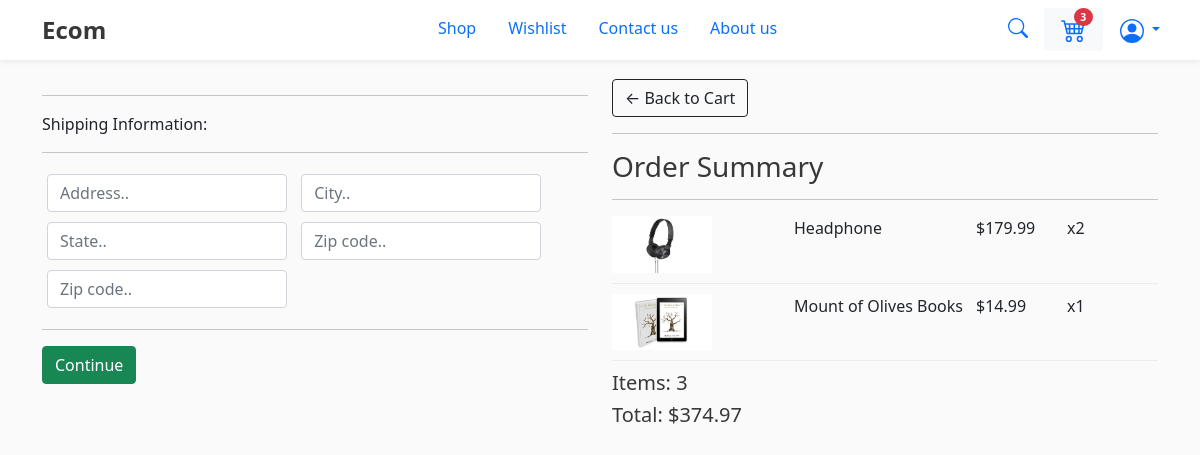
The app's page /checkout/ (signed in), older data.
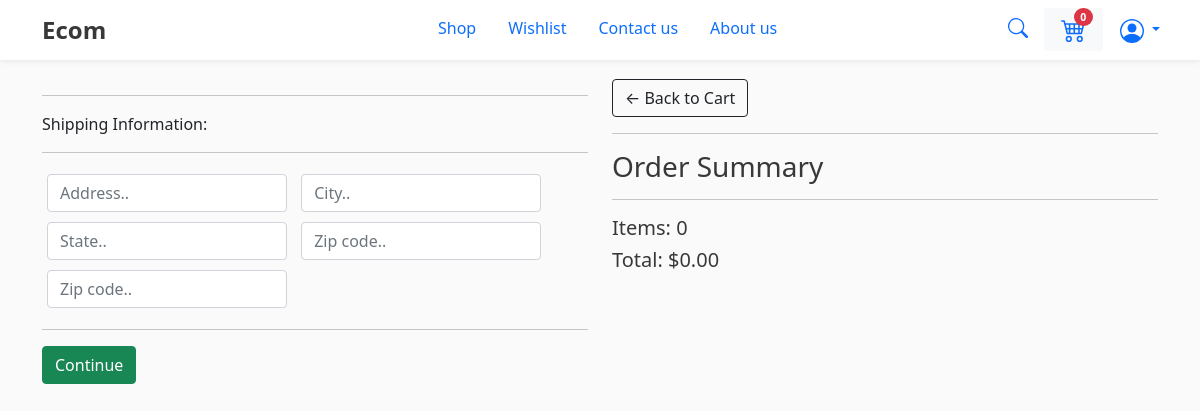
The same page, newer data.
### customers/models.py (models this page shows, shortened)
class OrderItem(models.Model):
     product =models.ForeignKey("shop.Product" , on_delete=models.SET_NULL, blank = True, null = True)
     order =models.ForeignKey(Order , on_delete=models.SET_NULL, blank = True, null = True)
     quantity = models.IntegerField(default =0, null = True, blank = True)
     date_added = models.DateTimeField(auto_now_add =True)
     @property
     def get_total(self):
            total = self.product.price * self.quantity
            return total

class Order(models.Model):
    customer =models.ForeignKey(Customer , on_delete=models.SET_NULL, blank = True, null = True)
    date_orderd = models.DateTimeField(auto_now_add =True)
    complete = models.BooleanField(default = False, null=True, blank = False )
    transaction_id = models.CharField(max_length= 200 , null =True)
    @property
    def shipping(self):
        shipping =False
        orderItems = self.orderitem_set.all()
        for i in orderItems:
            if i.product.digital ==False:
                shipping =True
            return shipping
    @property
    def get_cart_total(self):
        orderitems = self.orderitem_set.all()
        total = sum([item.get_total for item in orderitems])
        return total
    @property
    def get_cart_items(self):
        orderitems = self.orderitem_set.all()
        total = sum([item.quantity for item in orderitems])
        return total

### shop/models.py (models this page shows, shortened)
class Product(models.Model):
    image = models.ImageField(null=True, blank=True)
    name = models.CharField(max_length = 200, null = True )
    price = models.FloatField()
    description = models.TextField( default="product description not provided")
    category = models.ForeignKey(Category,on_delete=models.CASCADE, null =True , blank =True)
    digital = models.BooleanField(default = False ,null =True , blank =False)
    @property
    def imageURL(self):
        try:
            url = self.image.url
        except:
            url = ''
        return url

### shop/views.py (the view)
# urls.py: path("checkout/", views.checkout , name = "checkout"),
@login_required
def checkout(request):
    if request.user.is_authenticated:
        customer = request.user.customer
        order , created = Order.objects.get_or_create(customer = customer, complete = False)
        items = order.orderitem_set.all()  # I HAVE SEEN THIS NOTATION SEVERAL TIMES
        cartItems = order.get_cart_items
    else:
        items = []
        order = {'get_cart_total': 0, 'get_cart_items':0, 'shipping' : False}
        cartItems =order['get_cart_items']
    context ={'items': items, 'order':order, "cartItems":cartItems}
    return render(request, 'shop/checkout.html', context)

### shop/context_processors.py (called while the page is built)
def cartItems(request):
    if request.user.is_authenticated:
        customer = request.user.customer
        order , created = Order.objects.get_or_create(customer = customer, complete = False)
        cartItems = order.get_cart_items
        return {"cartItems":cartItems}
    else:
        return {}

### shop/templates/shop/checkout.html (shortened to what this page needs)
{% extends 'shop/main.html' %}
{% block content %}
<div class="container" style="margin-top: 0.5cm;">
     <div class="row">
		<div class="col-lg-6">
			<div class="box-element" id="form-wrapper">
				<form id="form">
					<div id="shipping-info">
						<hr>
						<p>Shipping Information:</p>
						<hr>
						<div class="form-field">
							<input class="form-control" type="text" name="address" placeholder="Address..">
						</div>
						<div class="form-field">
							<input class="form-control" type="text" name="city" placeholder="City..">
						</div>
						<div class="form-field">
							<input class="form-control" type="text" name="state" placeholder="State..">
						</div>
						<div class="form-field">
							<input class="form-control" type="text" name="zipcode" placeholder="Zip code..">
						</div>
						<div class="form-field">
							<input class="form-control" type="text" name="country" placeholder="Zip code..">
						</div>
					</div>
					<hr>
					<input id="form-button" class="btn btn-success btn-block" type="submit" value="Continue">
				</form>
			</div>
			<br>
		</div>
		<div class="col-lg-6">
			<div class="box-element">
				<a  class="btn btn-outline-dark" href="{% url 'shop:cart' %}">&#x2190; Back to Cart</a>
				<hr>
				<h3>Order Summary</h3>
				<hr>
				{% for item in items %}
				<div class="cart-row">
					<div style="flex:2"><img class="row-image" src="{{item.product.imageURL}}"></div>
					<div style="flex:2"><p>{{item.product.name}}</p></div>
					<div style="flex:1"><p>${{item.product.price|floatformat:2}}</p></div>
					<div style="flex:1"><p>x{{item.quantity}}</p></div>
				</div>
				{% endfor %}
				<h5>Items:   {{order.get_cart_items}}</h5>
				<h5>Total:   ${{order.get_cart_total|floatformat:2}}</h5>
			</div>
		</div>
	</div>
</div>
{% endblock content %}

Row changes from the older to the newer data that the page shows:
removed OrderItem: product.imageURL (picture), product.name "Headphone", product.price "179.99", quantity "2"
removed OrderItem: product.imageURL (picture), product.name "Mount of Olives Books", product.price "14.99", quantity "1"
computed for Order: get_cart_items "3" → "0"; get_cart_total "374.97" → "0.00"
Text that changed along with them:
{{ cartItems|default:0 }}: "3" → "0"
